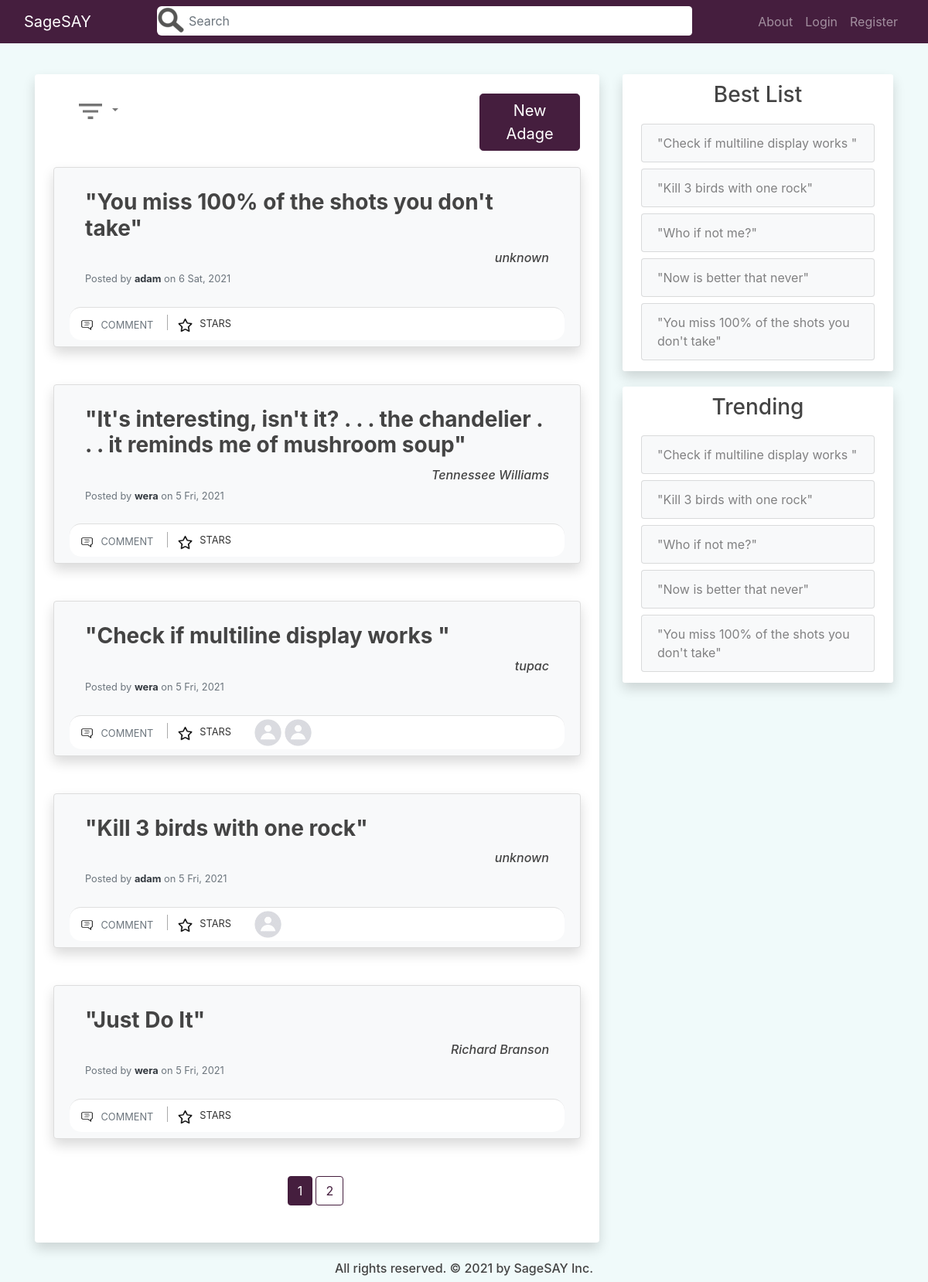
Page /home on the earlier database version.
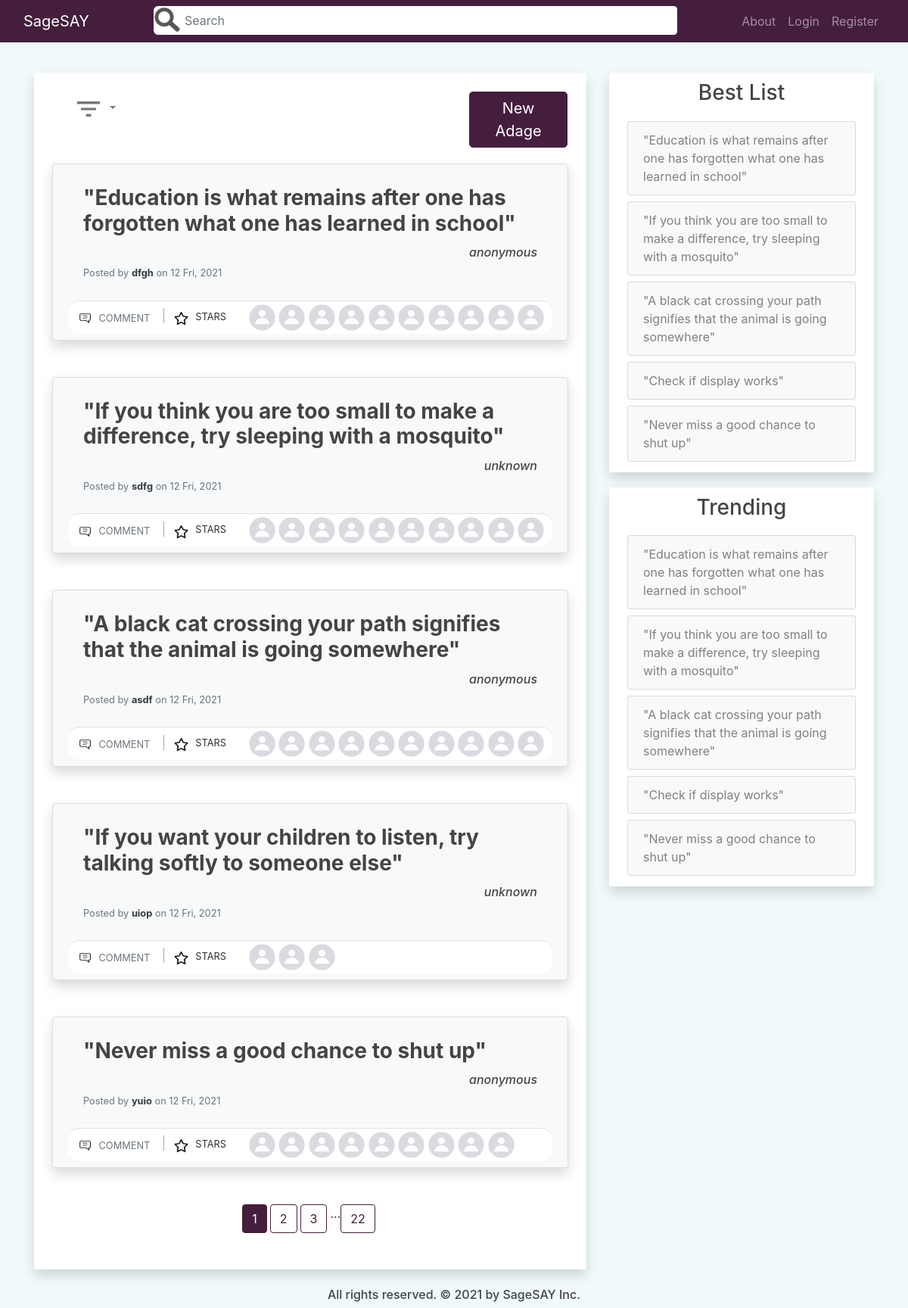
Same page on the later database version.
### quotes_app/models.py (models this page shows, shortened)
class Post(db.Model):
    id = db.Column(db.Integer, primary_key=True)
    author = db.Column(db.String(100), nullable=False, default='Anonymous')
    content = db.Column(db.Text, nullable=False)
    date_posted = db.Column(db.DateTime, nullable=False, default=dt.utcnow)
    user_id = db.Column(db.Integer, db.ForeignKey('user.id'), nullable=False)
    comments = db.relationship('Comment', backref='comment_post', lazy=True)
    likes = db.relationship('Like', backref='like_post', lazy=True)

class User(db.Model, UserMixin):
    id = db.Column(db.Integer, primary_key=True)
    username = db.Column(db.String(20), unique=True, nullable=False)
    email = db.Column(db.String(120), unique=True, nullable=False)
    image_file = db.Column(db.String(20), nullable=False, default='default.jpg')
    password = db.Column(db.String(60), nullable=False)
    posts = db.relationship('Post', backref='posted_by', lazy=True)
    comments = db.relationship('Comment', backref='comment_author', lazy=True)
    likes = db.relationship('Like', backref='like_author', lazy=True)
    more_info = db.relationship('MoreInfoUser', backref='info_author', lazy=True)
    like_comments = db.relationship('LikeComment', backref='like_comment_author', lazy=True)

### quotes_app/main/routes.py (the view, shortened to what this page needs)
@main.route("/", methods=['GET', 'POST'])
@main.route("/home", methods=['GET', 'POST'])
def home():
    schform = SearchForm()
    page = request.args.get('page', 1, type=int)
    sort = request.args.get('srt', 'n', type=str)
    if schform.schsubmit.data and schform.validate_on_submit():
        if schform.query.data != '':
            return redirect(url_for('main.home', sch=schform.query.data))
        else:
            return redirect(url_for('main.home', page=page, srt=sort))
    post_id = request.args.get('star', type=int)
    search = request.args.get('sch', type=str)
    posts = prepare_posts(search, sort)
    num_pages = prepare_num_pages(posts, page, PER_PAGE)
    posts_data = prepare_posts_display(posts[(page-1)*PER_PAGE:page*PER_PAGE], 10)
    best_posts = get_best_posts(BEST_TREND)
    trend_posts = get_trending(BEST_TREND)
    if search:
        schform.query.data = search
    return render_template('main/home.html', posts_data=posts_data, num_pages=num_pages,
        schform=schform, best_posts=best_posts, trend_posts=trend_posts, page=page,
        search=search, sort=sort)

### quotes_app/main/forms.py
class SearchForm(FlaskForm):
    query = StringField('Search')
    schsubmit = SubmitField('Go')

### quotes_app/main/utils.py (called while the page is built)
def prepare_posts_display(posts, size):
    posts_data = []
    for post in posts:
        post_info = []
        likes = Like.query.filter_by(like_post=post).limit(size).all()
        for like in likes:
            post_info.append(User.query.get(like.user_id))
        post_info.append(post)
        starred = None
        if current_user.is_authenticated:
            starred = Like.query.filter_by(like_post=post, like_author=current_user).first()
        if starred:
            post_info.append(True)
        else:
            post_info.append(False)
        posts_data.append(post_info)
    return posts_data

def is_valid_page(posts, page, per_page):
    len_posts = len(posts)
    if page <= 0 or per_page <= 0 or (len_posts == 0 and page != 1):
        return False
    if len_posts % per_page == 0:
        if len_posts // per_page < page and len_posts > 0:
            return False
    else:
        if len_posts // per_page + 1 < page:
            return False
    return True

### quotes_app/templates/main/home.html (shortened to what the changed rows need)
{% extends "main/layout.html" %}
{% block content %}
<div class="col-md-8">
    <div class="mx-auto">
        <div class="container py-4 px-4 mb-4 bg-white shadow rounded overflow-hidden">
            <div class="card rounded card-nf bg-white p-0">
                <div class="card-body p-0">
                </div>
            </div>
            {% for post in posts_data %}
                <div class="card rounded shadow bg-light py-2 mb-5">
                    <div class="card-body">
                        <div class="row">
                            <div class="col-12 link-post-content">
                                <a href="{{ url_for('posts.post', post_id=post[-2].id) }}"><h3 class="card-title "><b>"{{ post[-2].content | safe }}"</b></h3></a>
                            </div>
                            <div class="col-12 d-flex justify-content-end text-center">
                                <h6><i>{{ post[-2].author }}</i></h6>
                            </div>
                            <div class="col mt-2">
                                <h6 class="card-subtitle mb-2 text-muted">
                                    <p class="card-text text-muted small"> Posted by <a href="{{ url_for('users.user_profile', username=post[-2].posted_by.username) }}" class="font-weight-bold text-dark"> {{ post[-2].posted_by.username }}</a> on {{ post[-2].date_posted.strftime('%-d %a, %Y') }}</p>
                                </h6>
                            </div>
                        </div>
                    </div>
                    <div class="card-footer bg-white p-1">
                        <div class="row">
                            <div class="col-md-auto ">
                                <a href="{{ url_for('posts.post', post_id=post[-2].id) }}" class="btn btn-outlined btn-black text-muted bg-transparent p-1 ml-1 mr-2" data-wow-delay="0.7s">
                                    <img src="{{ url_for('static', filename='icons_photos/comment.png') }}" class="mr-1 " width="19" height="19">
                                    <small>COMMENT</small>
                                </a>
                                {% if search %}
                                    <a href="{{ url_for('main.home', page=page, star=post[-2].id, sch=search, srt=sort) }}" class="btn btn-outlined btn-black text-muted bg-transparent p-1 ml-2 mr-0" data-wow-delay="0.7s"></a>
                                {% else %}
                                    <a href="{{ url_for('main.home', page=page, star=post[-2].id, srt=sort) }}" class="btn btn-outlined btn-black text-muted bg-transparent p-1 ml-2 mr-0" data-wow-delay="0.7s">
                                {% endif %}
                                {% if post[-1] == True %}
                                    <img src="{{ url_for('static', filename='icons_photos/christmas-star.png') }}" width="19" height="19">
                                {% else %}
                                    <img src="{{ url_for('static', filename='icons_photos/star.png') }}" width="19" height="19">
                                {% endif %}
                                </a>
                                <small>STARS</small>
                            </div>
                            <div class="col-md-auto">
                                <ul class="list-inline mb-0">
                                    {% for user in post[:-2] %}
                                    <li class="list-inline-item">
                                        <a href="{{ url_for('users.user_profile', username=user.username) }}">
                                            <img src="{{ url_for('static', filename='profile_pics/' + user.image_file) }}" alt="DP" class=" rounded-circle" width="35" height="35">
                                        </a>
                                    </li>
                                    {% endfor %}
                                </ul>
                            </div>
                        </div>
                    </div>
                </div>
            {% endfor %}
            <div class="container d-flex justify-content-center">
                {% for page_num in num_pages %}
                    {% if page_num %}
                        {% if page == page_num %}
                            {% if search %}
                                <a class="mr-1 mb-4 btn btn-violet" href="{{ url_for('main.home', page=page_num, sch=search, srt=sort) }}">{{ page_num }}</a>
                            {% else %}
                                <a class="mr-1 mb-4 btn btn-violet" href="{{ url_for('main.home', page=page_num, srt=sort) }}">{{ page_num }}</a>
                            {% endif %}
                        {% else %}
                            {% if search %}
                                <a class="mr-1 mb-4 btn btn-outline-violet" href="{{ url_for('main.home', page=page_num, sch=search, srt=sort) }}">{{ page_num }}</a>
                            {% else %}
                                <a class="mr-1 mb-4 btn btn-outline-violet" href="{{ url_for('main.home', page=page_num, srt=sort) }}">{{ page_num }}</a>
                            {% endif %}
                        {% endif %}
                    {% else %}
                        ...
                    {% endif %}
                {% endfor %}
            </div>
        </div>
    </div>
</div>
<div class="col-md-4">
    <div class="content-section shadow">
        <ul class="list-group">
            {% if not best_posts %}
                <a href="{{ url_for('posts.new_post') }}"><li class="list-group-item list-group-item-light">No Adages. Add one.</li></a>
            {% else %}
                {% for post in best_posts %}
                    <a href="{{ url_for('posts.post', post_id=post.id) }}" class="p-1"><li class="list-group-item list-group-item-light">"{{ post.content | safe }}"</li></a>
                {% endfor %}
            {% endif %}
        </ul>
    </div>
    <div class="content-section shadow">
        <ul class="list-group">
            {% if not trend_posts %}
            <a href="{{ url_for('posts.new_post') }}"><li class="list-group-item list-group-item-light">No activity. Add an Adage or give a star.</li></a>
            {% else %}
                {% for post in trend_posts %}
                <a href="{{ url_for('posts.post', post_id=post.id) }}" class="p-1"><li class="list-group-item list-group-item-light">"{{ post.content | safe }}"</li></a>
                {% endfor %}
            {% endif %}
        </ul>
    </div>
</div>
{% endblock content %}

Differences in the rows shown:
no longer on this page (row edited): Post: content "You miss 100% of the shots you don't take", author "unknown", username "adam", date_posted "6 Sat, 2021"
no longer on this page (row edited): Post: content "It's interesting, isn't it? . . . the chandelier . . . it reminds me of mushroom soup", author "Tennessee Williams", username "wera", date_posted "5 Fri, 2021"
no longer on this page (row unchanged): User: content "Check if multiline display works", author "tupac", username "wera", date_posted "5 Fri, 2021", image_file (placeholder picture)
no longer on this page (row unchanged): User: image_file (picture), content "Kill 3 birds with one rock", author "unknown", username "adam", date_posted "5 Fri, 2021"
no longer on this page (row unchanged): Post: content "Just Do It", author "Richard Branson", username "wera", date_posted "5 Fri, 2021"
no longer on this page (row unchanged): Post: content "Kill 3 birds with one rock"
no longer on this page (row unchanged): Post: content "Who if not me?"
no longer on this page (row unchanged): Post: content "Now is better that never"
added User: content "Education is what remains after one has forgotten what one has learned in school", author "anonymous", username "dfgh", date_posted "12 Fri, 2021", image_file (placeholder picture), content "If you think you are too small to make a difference, try sleeping with a mosquito", author "unknown", username "sdfg", content "A black cat crossing your path signifies that the animal is going somewhere", username "asdf", content "If you want your children to listen, try talking softly to someone else", username "uiop", content "Never miss a good chance to shut up", username "yuio"
added User: image_file (placeholder picture)
added User: image_file (placeholder picture)
added User: image_file (placeholder picture)
added User: image_file (placeholder picture)
added User: image_file (placeholder picture)
added User: image_file (placeholder picture)
added User: image_file (placeholder picture)
added User: image_file (placeholder picture)
added User: image_file (placeholder picture)
added Post: content "Education is what remains after one has forgotten what one has learned in school"
added Post: content "If you think you are too small to make a difference, try sleeping with a mosquito"
added Post: content "A black cat crossing your path signifies that the animal is going somewhere"
changed Post: content "Check if multiline display works" → "Check if display works"
added Post: content "Never miss a good chance to shut up"
Other differences:
new list line: "3"
new list line: "22"
